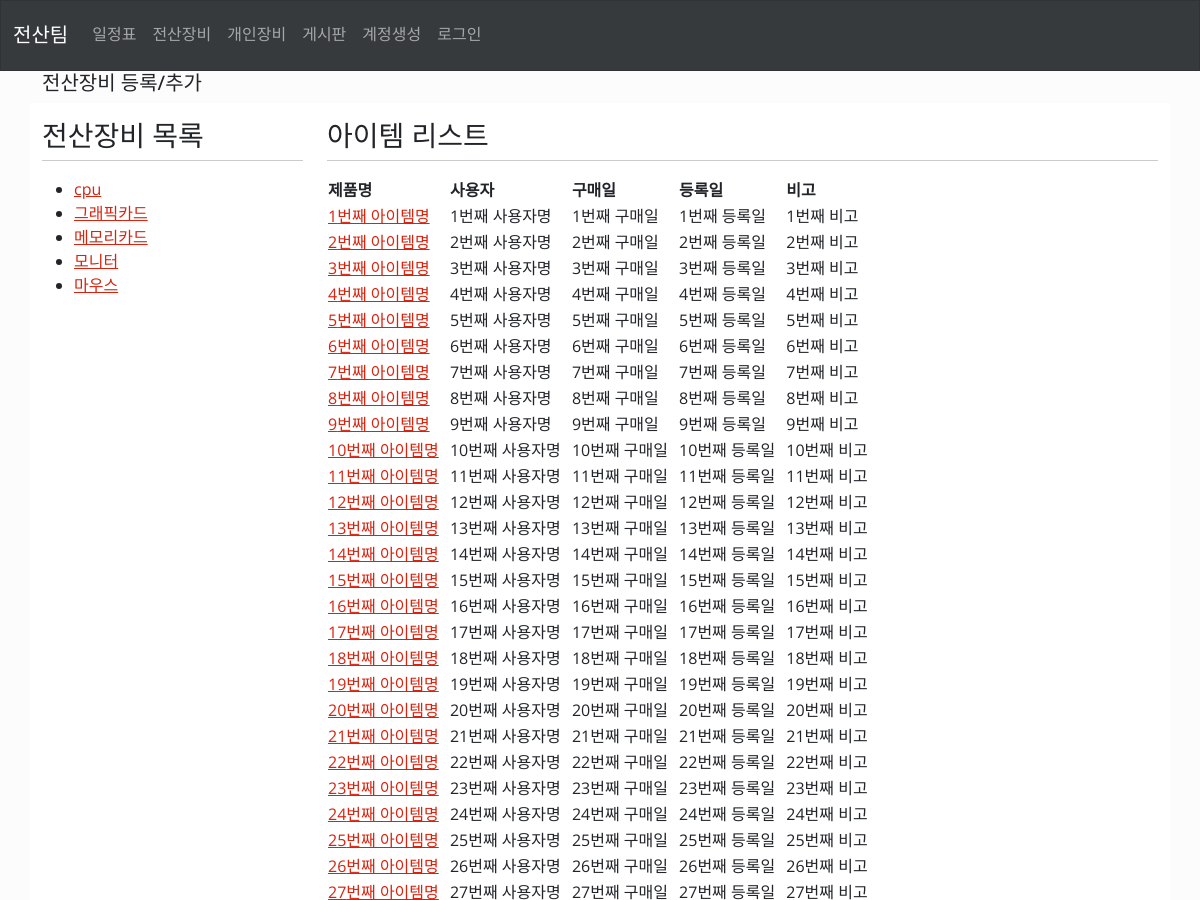
Page /equipment/list/ (upper part) on the earlier database version.
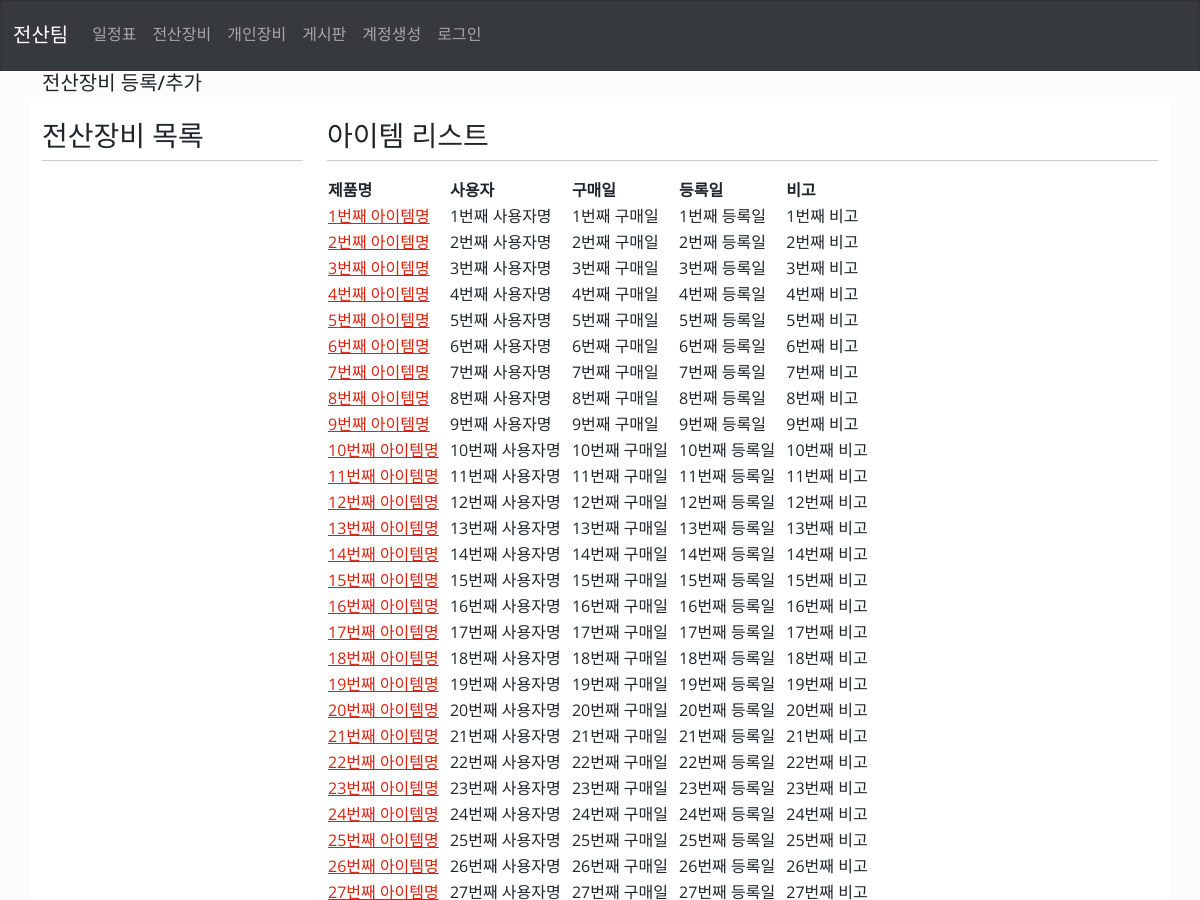
Same page on the later database version.
### pybo/models.py (models this page shows)
class EquipmentList(db.Model):
    id = db.Column(db.Integer, primary_key=True)
    name = db.Column(db.String(50), nullable=False)

### pybo/views/main_views.py (the view)
@bp.route("/equipment/list")
def data_page():
    return redirect(url_for("equipment._list"))

### pybo/views/auth_views.py (called while the page is built)
@bp.before_app_request
def load_logged_in_user():
    user_id = session.get("user_id")
    g.level = session.get("user_level")
    if user_id is None:
        g.user = None
    else:
        g.user = User.query.get(user_id)

### pybo/views/equipment_views.py (called while the page is built)
@bp.route("/list/")
def _list():
    item_list = EquipmentList.query.order_by(EquipmentList.id.asc())
    return render_template("equipment/equipment_list.html", item_list=item_list)

### pybo/templates/equipment/equipment_list.html (shortened to what this page needs)
{% extends 'base.html' %} {% block content %}
<div class="container">
    <h5>전산장비 등록/추가</h5>
</div>
<div class="container">
    <div class="row">
        <div class="col-3 bg-light">
            <h3 class="my-3 border-bottom pb-2">전산장비 목록</h3>
            <ul>
                {% for item in item_list %}
                <li><a href="#">{{ item.name }}</a></li>
                {% endfor %}
            </ul>
        </div>
        <div class="col-9 bg-light">
            <h3 class="my-3 border-bottom pb-2">아이템 리스트</h3>
            <table>
                <tr>
                    <th>제품명</th>
                    <th>사용자</th>
                    <th>구매일</th>
                    <th>등록일</th>
                    <th>비고</th>
                </tr>
                {% for i in range(100) %}
                <tr>
                    <td><a href="#">{{loop.index}}번째 아이템명</a></td>
                    <td>{{loop.index}}번째 사용자명</td>
                    <td>{{loop.index}}번째 구매일</td>
                    <td>{{loop.index}}번째 등록일</td>
                    <td>{{loop.index}}번째 비고</td>
                </tr>
                {% endfor %}
            </table>
        </div>
    </div>
</div>
{% endblock %}

### pybo/templates/base.html (shortened to what this page needs)
<!DOCTYPE html>
<html lang="ko">
  <head>
    <link
      rel="stylesheet"
      href="{{ url_for('static', filename='bootstrap.min.css') }}"
    />
    <link
      rel="stylesheet"
      href="{{ url_for('static', filename='style.css') }}"
    />
  </head>
  <body>
    {% include "navbar.html" %}
    {% block content %} {% endblock %}
  </body>
</html>

### pybo/templates/navbar.html (shortened to what this page needs)
<nav class="navbar navbar-expand-lg bg-dark" data-bs-theme="dark">
    <div class="container-fluid">
        <a class="navbar-brand" href="{{ url_for('schedule._list') }}">전산팀</a>
        <div class="collapse navbar-collapse" id="navbarColor03">
            <ul class="navbar-nav me-auto">
                <li class="nav-item">
                    <a class="nav-link" href="{{ url_for('schedule._list') }}">일정표</a>
                </li>
                <li class="nav-item">
                    <a class="nav-link" href="{{ url_for('equipment._list') }}">전산장비</a>
                </li>
                <li class="nav-item">
                    <a class="nav-link" href="{{ url_for('person._list') }}">개인장비</a>
                </li>
                <li class="nav-item">
                    <a class="nav-link" href="{{ url_for('question._list') }}">게시판</a>
                </li>
                <li class="nav-item">
                    {% if g.user %}
                    <ul class="navbar-nav">
                        <li class="nav-item">
                            <a class="nav-link" href="{{ url_for('auth.logout') }}"
                            >{{ g.user.username }} (로그아웃)</a>
                        </li>
                    </ul>
                    {% else %}
                    <ul class="navbar-nav me-auto mb-2 mb-lg-0">
                        <li class="nav-item">
                            <a class="nav-link" href="{{ url_for('auth.signup') }}">계정생성</a>
                        </li>
                        <li class="nav-item">
                            <a class="nav-link" href="{{ url_for('auth.login') }}">로그인</a>
                        </li>
                    </ul>
                    {% endif %}
                </li>
            </ul>
        </div>
    </div>
</nav>

### pybo/static/style.css (style rules this page uses)
.col-lg-6, nav { font-family: Arial, Helvetica, sans-serif; }

Differences in the rows shown:
removed EquipmentList: name "cpu"
removed EquipmentList: name "그래픽카드"
removed EquipmentList: name "메모리카드"
removed EquipmentList: name "모니터"
removed EquipmentList: name "마우스"
